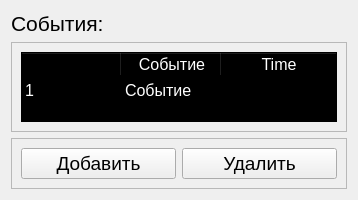
        <widget class="QWidget" name="Event_column" native="true">
         <property name="sizePolicy">
          <sizepolicy hsizetype="Preferred" vsizetype="Preferred">
           <horstretch>1</horstretch>
           <verstretch>0</verstretch>
          </sizepolicy>
         </property>
         <layout class="QVBoxLayout" name="verticalLayout_2">
          <item>
           <widget class="QLabel" name="Event_label">
            <property name="font">
             <font>
              <pointsize>16</pointsize>
             </font>
            </property>
            <property name="text">
             <string>События:</string>
            </property>
           </widget>
          </item>
          <item>
           <widget class="QFrame" name="Event_table_frame">
            <property name="sizePolicy">
             <sizepolicy hsizetype="Preferred" vsizetype="Expanding">
              <horstretch>0</horstretch>
              <verstretch>0</verstretch>
             </sizepolicy>
            </property>
            <property name="frameShape">
             <enum>QFrame::StyledPanel</enum>
            </property>
            <property name="frameShadow">
             <enum>QFrame::Raised</enum>
            </property>
            <layout class="QHBoxLayout" name="horizontalLayout_9">
             <item>
              <widget class="QTableWidget" name="Event_table">
               <property name="palette">
                <palette>
                 <active>
                  <colorrole role="WindowText">
                   <brush brushstyle="SolidPattern">
                    <color alpha="255">
                     <red>255</red>
                     <green>255</green>
                     <blue>255</blue>
                    </color>
                   </brush>
                  </colorrole>
                  <colorrole role="Button">
                   <brush brushstyle="SolidPattern">
                    <color alpha="255">
                     <red>0</red>
                     <green>0</green>
                     <blue>0</blue>
                    </color>
                   </brush>
                  </colorrole>
                  <colorrole role="Text">
                   <brush brushstyle="SolidPattern">
                    <color alpha="255">
                     <red>255</red>
                     <green>255</green>
                     <blue>255</blue>
                    </color>
                   </brush>
                  </colorrole>
                  <colorrole role="ButtonText">
                   <brush brushstyle="SolidPattern">
                    <color alpha="255">
                     <red>255</red>
                     <green>255</green>
                     <blue>255</blue>
                    </color>
                   </brush>
                  </colorrole>
                  <colorrole role="Base">
                   <brush brushstyle="SolidPattern">
                    <color alpha="255">
                     <red>0</red>
                     <green>0</green>
                     <blue>0</blue>
                    </color>
                   </brush>
                  </colorrole>
                  <colorrole role="Window">
                   <brush brushstyle="SolidPattern">
                    <color alpha="255">
                     <red>0</red>
                     <green>0</green>
                     <blue>0</blue>
                    </color>
                   </brush>
                  </colorrole>
                 </active>
                 <inactive>
                  <colorrole role="WindowText">
                   <brush brushstyle="SolidPattern">
                    <color alpha="255">
                     <red>255</red>
                     <green>255</green>
                     <blue>255</blue>
                    </color>
                   </brush>
                  </colorrole>
                  <colorrole role="Button">
                   <brush brushstyle="SolidPattern">
                    <color alpha="255">
                     <red>0</red>
                     <green>0</green>
                     <blue>0</blue>
                    </color>
                   </brush>
                  </colorrole>
                  <colorrole role="Text">
                   <brush brushstyle="SolidPattern">
                    <color alpha="255">
                     <red>255</red>
                     <green>255</green>
                     <blue>255</blue>
                    </color>
                   </brush>
                  </colorrole>
                  <colorrole role="ButtonText">
                   <brush brushstyle="SolidPattern">
                    <color alpha="255">
                     <red>255</red>
                     <green>255</green>
                     <blue>255</blue>
                    </color>
                   </brush>
                  </colorrole>
                  <colorrole role="Base">
                   <brush brushstyle="SolidPattern">
                    <color alpha="255">
                     <red>0</red>
                     <green>0</green>
                     <blue>0</blue>
                    </color>
                   </brush>
                  </colorrole>
                  <colorrole role="Window">
                   <brush brushstyle="SolidPattern">
                    <color alpha="255">
                     <red>0</red>
                     <green>0</green>
                     <blue>0</blue>
                    </color>
                   </brush>
                  </colorrole>
                 </inactive>
                 <disabled>
                  <colorrole role="WindowText">
                   <brush brushstyle="SolidPattern">
                    <color alpha="255">
                     <red>255</red>
                     <green>255</green>
                     <blue>255</blue>
                    </color>
                   </brush>
                  </colorrole>
                  <colorrole role="Button">
                   <brush brushstyle="SolidPattern">
                    <color alpha="255">
                     <red>0</red>
                     <green>0</green>
                     <blue>0</blue>
                    </color>
                   </brush>
                  </colorrole>
                  <colorrole role="Text">
                   <brush brushstyle="SolidPattern">
                    <color alpha="255">
                     <red>255</red>
                     <green>255</green>
                     <blue>255</blue>
                    </color>
                   </brush>
                  </colorrole>
                  <colorrole role="ButtonText">
                   <brush brushstyle="SolidPattern">
                    <color alpha="255">
                     <red>255</red>
                     <green>255</green>
                     <blue>255</blue>
                    </color>
                   </brush>
                  </colorrole>
                  <colorrole role="Base">
                   <brush brushstyle="SolidPattern">
                    <color alpha="255">
                     <red>0</red>
                     <green>0</green>
                     <blue>0</blue>
                    </color>
                   </brush>
                  </colorrole>
                  <colorrole role="Window">
                   <brush brushstyle="SolidPattern">
                    <color alpha="255">
                     <red>0</red>
                     <green>0</green>
                     <blue>0</blue>
                    </color>
                   </brush>
                  </colorrole>
                 </disabled>
                </palette>
               </property>
               <property name="font">
                <font>
                 <pointsize>12</pointsize>
                </font>
               </property>
               <property name="autoFillBackground">
                <bool>false</bool>
               </property>
               <property name="frameShape">
                <enum>QFrame::StyledPanel</enum>
               </property>
               <property name="sizeAdjustPolicy">
                <enum>QAbstractScrollArea::AdjustToContents</enum>
               </property>
               <property name="editTriggers">
                <set>QAbstractItemView::AllEditTriggers</set>
               </property>
               <property name="dragEnabled">
                <bool>false</bool>
               </property>
               <property name="dragDropMode">
                <enum>QAbstractItemView::InternalMove</enum>
               </property>
               <property name="defaultDropAction">
                <enum>Qt::MoveAction</enum>
               </property>
               <property name="selectionMode">
                <enum>QAbstractItemView::SingleSelection</enum>
               </property>
               <property name="selectionBehavior">
                <enum>QAbstractItemView::SelectRows</enum>
               </property>
               <property name="gridStyle">
                <enum>Qt::DashLine</enum>
               </property>
               <property name="sortingEnabled">
                <bool>true</bool>
               </property>
               <property name="cornerButtonEnabled">
                <bool>false</bool>
               </property>
               <attribute name="horizontalHeaderVisible">
                <bool>true</bool>
               </attribute>
               <attribute name="horizontalHeaderHighlightSections">
                <bool>true</bool>
               </attribute>
               <attribute name="horizontalHeaderShowSortIndicator" stdset="0">
                <bool>true</bool>
               </attribute>
               <attribute name="horizontalHeaderStretchLastSection">
                <bool>true</bool>
               </attribute>
               <attribute name="verticalHeaderVisible">
                <bool>false</bool>
               </attribute>
               <row>
                <property name="text">
                 <string>New Row</string>
                </property>
               </row>
               <column>
                <property name="text">
                 <string>N</string>
                </property>
                <property name="background">
                 <color alpha="100">
                  <red>0</red>
                  <green>0</green>
                  <blue>0</blue>
                 </color>
                </property>
                <property name="foreground">
                 <brush brushstyle="SolidPattern">
                  <color alpha="255">
                   <red>0</red>
                   <green>0</green>
                   <blue>0</blue>
                  </color>
                 </brush>
                </property>
               </column>
               <column>
                <property name="text">
                 <string>Событие</string>
                </property>
               </column>
               <column>
                <property name="text">
                 <string>Time</string>
                </property>
               </column>
               <item row="0" column="0">
                <property name="text">
                 <string>1</string>
                </property>
                <property name="background">
                 <brush brushstyle="SolidPattern">
                  <color alpha="255">
                   <red>0</red>
                   <green>0</green>
                   <blue>0</blue>
                  </color>
                 </brush>
                </property>
               </item>
               <item row="0" column="1">
                <property name="text">
                 <string>Событие</string>
                </property>
               </item>
              </widget>
             </item>
            </layout>
           </widget>
          </item>
          <item alignment="Qt::AlignBottom">
           <widget class="QFrame" name="Event_Btn_Frame">
            <property name="sizePolicy">
             <sizepolicy hsizetype="Expanding" vsizetype="Fixed">
              <horstretch>0</horstretch>
              <verstretch>0</verstretch>
             </sizepolicy>
            </property>
            <property name="frameShape">
             <enum>QFrame::StyledPanel</enum>
            </property>
            <property name="frameShadow">
             <enum>QFrame::Raised</enum>
            </property>
            <layout class="QHBoxLayout" name="horizontalLayout_7">
             <item>
              <widget class="QPushButton" name="evnt_add_btn">
               <property name="font">
                <font>
                 <pointsize>14</pointsize>
                </font>
               </property>
               <property name="text">
                <string>Добавить</string>
               </property>
              </widget>
             </item>
             <item>
              <widget class="QPushButton" name="evnt_rmv_btn">
               <property name="font">
                <font>
                 <pointsize>14</pointsize>
                </font>
               </property>
               <property name="text">
                <string>Удалить</string>
               </property>
              </widget>
             </item>
            </layout>
           </widget>
          </item>
         </layout>
        </widget>
